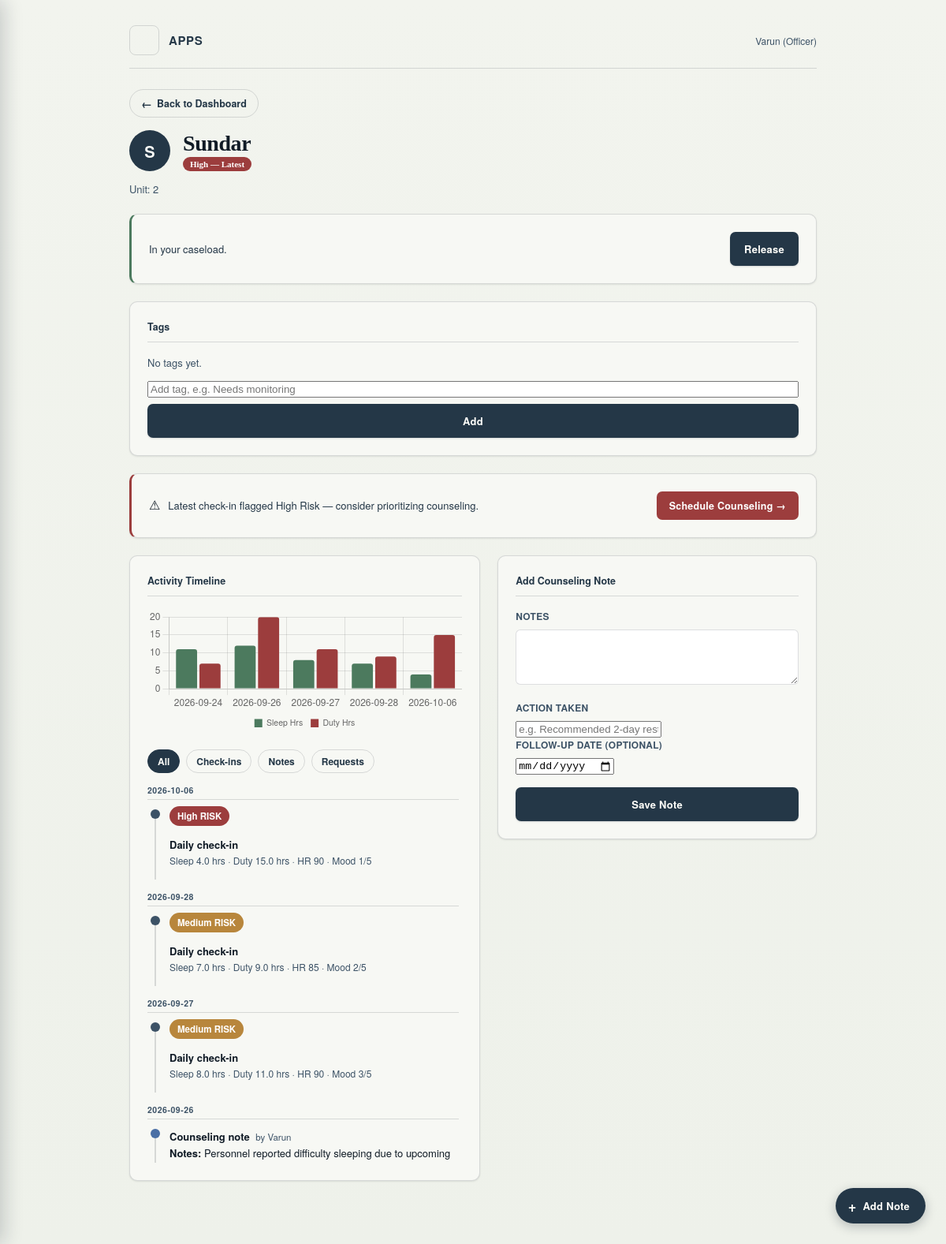
Screenshot of /officer/personnel/7 (signed in) with the database file from the repository.
### tables this page shows
CREATE TABLE Users (
            id INTEGER PRIMARY KEY AUTOINCREMENT,
            name TEXT NOT NULL,
            unit TEXT,
            password TEXT NOT NULL,
            role TEXT NOT NULL DEFAULT 'personnel'
        , assigned_officer_id INTEGER);

CREATE TABLE DailyData (
            id INTEGER PRIMARY KEY AUTOINCREMENT,
            user_id INTEGER NOT NULL,
            date TEXT NOT NULL,
            sleep_hours REAL,
            duty_hours REAL,
            heart_rate INTEGER,
            mood_score INTEGER,
            stress_level TEXT,
            recommendation TEXT
        );

CREATE TABLE CounselingNotes (
            id INTEGER PRIMARY KEY AUTOINCREMENT,
            user_id INTEGER NOT NULL,
            officer_id INTEGER NOT NULL,
            date TEXT NOT NULL,
            notes TEXT,
            action_taken TEXT
        , follow_up_date TEXT);

### app.py (the view)
@app.route("/officer/personnel/<int:user_id>")
@role_required("officer")
def personnel_detail(user_id):
    conn = get_db()
    person = conn.execute("SELECT * FROM Users WHERE id = ?", (user_id,)).fetchone()
    if (not person or person["role"] != "personnel"
            or person["assigned_officer_id"] not in (None, session["user_id"])):
        conn.close()
        return redirect(url_for("officer_dashboard"))
    history = conn.execute(
        "SELECT * FROM DailyData WHERE user_id = ? ORDER BY date DESC, id DESC", (user_id,)
    ).fetchall()
    notes = conn.execute(
        """SELECT CounselingNotes.*, Users.name AS officer_name
           FROM CounselingNotes
           JOIN Users ON CounselingNotes.officer_id = Users.id
           WHERE CounselingNotes.user_id = ?
           ORDER BY CounselingNotes.id DESC""", (user_id,)
    ).fetchall()
    requests_rows = conn.execute(
        """SELECT StressRequests.*, Users.name AS officer_name
           FROM StressRequests
           LEFT JOIN Users ON StressRequests.officer_id = Users.id
           WHERE StressRequests.user_id = ?""", (user_id,)
    ).fetchall()
    tags = conn.execute(
        "SELECT id, tag FROM PersonnelTags WHERE user_id = ? ORDER BY id", (user_id,)
    ).fetchall()
    db_tags = [r["tag"] for r in conn.execute(
        "SELECT DISTINCT tag FROM PersonnelTags ORDER BY tag").fetchall()]
    conn.close()
    preset_lower = [t.lower() for t in PRESET_TAGS]
    tag_suggestions = PRESET_TAGS + [t for t in db_tags if t.lower() not in preset_lower]
    timeline = []
    for e in history:
        timeline.append({"kind": "checkin", "date": e["date"][:10], "order": 0,
                         "id": e["id"], "data": e})
    for r in requests_rows:
        timeline.append({"kind": "request_raised", "date": r["created_date"][:10],
                         "order": 1, "id": r["id"], "data": r})
        if r["resolved_date"]:
            timeline.append({"kind": "request_resolved", "date": r["resolved_date"][:10],
                             "order": 3, "id": r["id"], "data": r})
    for n in notes:
        timeline.append({"kind": "note", "date": n["date"][:10], "order": 2,
                         "id": n["id"], "data": n})
    timeline.sort(key=lambda x: (x["date"], x["order"], x["id"]), reverse=True)
    recent = list(history[:10])
    recent.reverse()
    return render_template(
        "personnel_detail.html",
        officer_name=session["user_name"],
        person=person,
        history=history,
        notes=notes,
        timeline=timeline,
        tags=tags,
        tag_suggestions=tag_suggestions,
        trend_labels=[r["date"] for r in recent],
        trend_sleep=[r["sleep_hours"] for r in recent],
        trend_duty=[r["duty_hours"] for r in recent],
    )

### app.py (called while the page is built)
def get_db():
    conn = sqlite3.connect(DB_PATH)
    conn.row_factory = sqlite3.Row
    return conn

def role_required(*roles):
    def decorator(view):
        @wraps(view)
        def wrapper(*args, **kwargs):
            if "user_id" not in session or session.get("role") not in roles:
                if "officer" in roles and len(roles) == 1:
                    return redirect(url_for("officer_login"))
                elif "admin" in roles and len(roles) == 1:
                    return redirect(url_for("admin_login"))
                return redirect(url_for("login"))
            return view(*args, **kwargs)
        return wrapper
    return decorator

@app.before_request
def block_cross_site_posts():
    if request.method != "POST":
        return
    source = request.headers.get("Origin") or request.headers.get("Referer")
    if source:
        if urlparse(source).netloc != request.host:
            abort(403)

@app.after_request
def add_security_headers(resp):
    resp.headers.setdefault("X-Content-Type-Options", "nosniff")
    resp.headers.setdefault("X-Frame-Options", "SAMEORIGIN")
    resp.headers.setdefault("Referrer-Policy", "same-origin")
    if "user_id" in session:
        resp.headers["Cache-Control"] = "no-store"
    return resp

@app.context_processor
def inject_nav_counts():
    if session.get("role") == "officer":
        conn = get_db()
        try:
            n = conn.execute(
                """SELECT COUNT(*) FROM StressRequests
                   JOIN Users ON StressRequests.user_id = Users.id
                   WHERE StressRequests.stage != 'Closed'
                     AND (Users.assigned_officer_id = ? OR Users.assigned_officer_id IS NULL)""",
                (session["user_id"],)
            ).fetchone()[0]
        finally:
            conn.close()
        return {"pending_count": n}
    return {}

### templates/personnel_detail.html (shortened to what this page needs)
<!DOCTYPE html>
<html lang="en">
<head>
<link rel="stylesheet" href="{{ url_for('static', filename='style.css') }}">
</head>
<body>
<div class="wrap">
  {% include "_header.html" %}
  <a href="/officer_dashboard" style="display:inline-flex; align-items:center; gap:6px; font-family:'Helvetica Neue', Arial, sans-serif; font-size:12.5px; font-weight:600; color:var(--steel-deep); text-decoration:none; padding:7px 14px; border:1px solid var(--line); border-radius:20px; margin-bottom:16px; transition: background 0.15s ease, border-color 0.15s ease;"
   onmouseover="this.style.background='var(--card)'; this.style.borderColor='var(--steel-deep)';"
   onmouseout="this.style.background='transparent'; this.style.borderColor='var(--line)';">
  <span style="font-size:14px;">&larr;</span> Back to Dashboard
</a>
  <div style="display:flex; align-items:center; gap:16px; margin-bottom:6px;">
    <div style="width:52px; height:52px; border-radius:50%; background:var(--steel-deep); color:#fdfdf9; display:flex; align-items:center; justify-content:center; font-family:'Helvetica Neue', Arial, sans-serif; font-weight:700; font-size:20px;">
      {{ person.name[0]|upper }}
    </div>
    <div>
      <h2 class="page-title" style="margin:0;">{{ person.name }}</h2>
      {% if history %}
        <span class="risk-tag badge-{{ history[0].stress_level|lower }}">{{ history[0].stress_level }} — Latest</span>
      {% endif %}
    </div>
  </div>
  <p class="empty-note" style="margin-bottom:20px;">Unit: {{ person.unit }}</p>
    <div class="card" style="margin-bottom:22px; border-left:3px solid {{ 'var(--signal-med)' if person.assigned_officer_id is none else 'var(--signal-low)' }}; display:flex; align-items:center; justify-content:space-between; gap:12px; flex-wrap:wrap;">
    {% if person.assigned_officer_id is none %}
      <p style="margin:0; font-family:'Helvetica Neue', Arial, sans-serif; font-size:13px; color:var(--steel-deep);">
        Unassigned. Adding a note, tag, or advancing their request will assign this person to you.
      </p>
    {% else %}
      <p style="margin:0; font-family:'Helvetica Neue', Arial, sans-serif; font-size:13px; color:var(--steel-deep);">
        In your caseload.
      </p>
        <form method="POST" action="/release_personnel" style="margin:0;">
        <button type="submit" class="btn">Release</button>
      </form>
    {% endif %}
  </div>
  <div class="card" style="margin-bottom:22px;">
    <h3>Tags</h3>
    <div class="tag-row">
      {% for t in tags %}
        <form method="POST" action="/remove_tag/{{ t.id }}" class="tag-chip-form">
          <span class="tag-chip">{{ t.tag }}
            <button type="submit" class="tag-x" title="Remove tag">&times;</button>
          </span>
        </form>
      {% else %}
        <span class="empty-note" style="margin:0;">No tags yet.</span>
      {% endfor %}
    </div>
    <form method="POST" action="/add_tag" class="tag-add-form">
      <input type="text" name="tag" list="tagSuggestions" maxlength="30"
             placeholder="Add tag, e.g. Needs monitoring" required>
      <button type="submit" class="btn">Add</button>
    </form>
  </div>
  {% if history and history[0].stress_level == 'High' %}
  <div class="card" style="margin-bottom:22px; border-left:3px solid var(--signal-high); display:flex; align-items:center; justify-content:space-between; gap:10px; flex-wrap:wrap;">
    <div style="display:flex; align-items:center; gap:10px;">
      <span style="font-size:16px;">⚠</span>
      <p style="font-family:'Helvetica Neue', Arial, sans-serif; font-size:13px; color:var(--steel-deep); margin:0;">
        Latest check-in flagged High Risk — consider prioritizing counseling.
      </p>
    </div>
    <button type="button" onclick="scrollToNotes()" style="flex-shrink:0; background:var(--signal-high); color:#fff; border:none; padding:9px 16px; border-radius:7px; font-family:'Helvetica Neue', Arial, sans-serif; font-weight:600; font-size:12.5px; letter-spacing:0.02em; cursor:pointer; white-space:nowrap; transition: background 0.2s ease;"
      onmouseover="this.style.background='#7e3232';" onmouseout="this.style.background='var(--signal-high)';">
      Schedule Counseling &rarr;
    </button>
  </div>
  {% endif %}
  <div class="grid2">
    <div class="card">
      <h3>Activity Timeline</h3>
      {% if trend_labels and trend_labels|length > 1 %}
      <div style="margin-bottom:18px;">
        <canvas id="trendChart" style="max-height:160px;"></canvas>
      </div>
      {% endif %}
            <div class="tl-filters">
        <button type="button" class="tl-chip active" data-filter="all">All</button>
        <button type="button" class="tl-chip" data-filter="checkin">Check-ins</button>
        <button type="button" class="tl-chip" data-filter="note">Notes</button>
        <button type="button" class="tl-chip" data-filter="request">Requests</button>
      </div>
      <div class="tl-scroll" style="max-height:480px; overflow-y:auto; padding-right:4px;">
      {% if timeline %}
        {% set ns = namespace(last_date=None) %}
        {% for item in timeline %}
          {% if item.date != ns.last_date %}
            <p class="history-group-label">{{ item.date }}</p>
            {% set ns.last_date = item.date %}
          {% endif %}
          <div class="tl-item tl-{{ item.kind }}"
               data-group="{{ 'request' if item.kind.startswith('request') else item.kind }}">
            <div class="tl-dot"></div>
            <div class="tl-body">
              {% if item.kind == 'checkin' %}
                <span class="result-badge badge-{{ item.data.stress_level|lower }}">{{ item.data.stress_level }} RISK</span>
                <p class="tl-title">Daily check-in</p>
                <p class="tl-meta">Sleep {{ item.data.sleep_hours }} hrs · Duty {{ item.data.duty_hours }} hrs · HR {{ item.data.heart_rate }} · Mood {{ item.data.mood_score }}/5</p>
              {% elif item.kind == 'note' %}
                <p class="tl-title">Counseling note <span class="tl-by">by {{ item.data.officer_name }}</span></p>
                <p class="tl-text"><b>Notes:</b> {{ item.data.notes }}</p>
              {% elif item.kind == 'request_raised' %}
                <p class="tl-title">Help request raised</p>
                <p class="tl-text">{{ item.data.message }}</p>
              {% elif item.kind == 'request_resolved' %}
                <p class="tl-title">Request resolved
                  {% if item.data.officer_name %}<span class="tl-by">by {{ item.data.officer_name }}</span>{% endif %}
                  <span class="tl-stage">{{ item.data.stage }}</span></p>
                <p class="tl-text"><b>Remedy:</b> {{ item.data.remedy }}</p>
              {% endif %}
            </div>
          </div>
        {% endfor %}
      {% else %}
        <p class="empty-note">No activity yet.</p>
      {% endif %}
      </div>
    </div>
    <div class="card" id="counselingCard">
      <h3>Add Counseling Note</h3>
      <form method="POST" action="/add_note">
  <label>Notes</label>
  <textarea name="notes" id="notesTextarea" required style="width:100%; min-height:70px; padding:10px; border:1px solid var(--line); border-radius:6px; font-family:'Helvetica Neue', Arial, sans-serif; font-size:13px; margin-bottom:16px; resize:vertical;"></textarea>
  <label>Action Taken</label>
    <input type="text" name="action_taken" placeholder="e.g. Recommended 2-day rest" required>
  <label>Follow-up Date (optional)</label>
  <input type="date" name="follow_up_date" style="margin-bottom:16px;">
  <button type="submit" class="btn" id="saveNoteBtn">Save Note</button>
</form>
    </div>
  </div>
</div>
<button type="button" id="stickyAddNoteBtn" onclick="scrollToNotes()" title="Add Counseling Note">
  <span style="font-size:18px; line-height:1;">+</span>
  <span class="sticky-btn-label">Add Note</span>
</button>
{% if trend_labels and trend_labels|length > 1 %}
<script>
  new Chart(document.getElementById('trendChart'), {
    type: 'bar',
    data: {
      labels: {{ trend_labels|tojson }},
      datasets: [
        {
          label: 'Sleep Hrs',
          data: {{ trend_sleep|tojson }},
          backgroundColor: '#4c7a5e',
          borderRadius: 3
        },
        {
          label: 'Duty Hrs',
          data: {{ trend_duty|tojson }},
          backgroundColor: '#9c3d3d',
          borderRadius: 3
        }
      ]
    },
    options: {
      responsive: true,
      plugins: { legend: { position: 'bottom', labels: { boxWidth: 10, font: { size: 10.5 } } } },
      scales: { y: { beginAtZero: true } }
    }
  });
</script>
{% endif %}
</body>
</html>

### templates/_header.html (shortened to what this page needs)
{% set role = session.get('role') %}
<header class="top">
  <div style="display:flex; align-items:center; gap:12px;">
    <button type="button" id="navToggle" class="nav-toggle" aria-label="Open menu"
            aria-expanded="false" aria-controls="navDrawer">
    </button>
    <div class="mark">APPS</div>
  </div>
  <span class="role-pill">
    {{ session.get('user_name') }}{% if role == 'officer' %} (Officer){% elif role == 'admin' %} (Senior Admin){% endif %}
  </span>
</header>

### rows the page displays
Users: get "Varun"
Users: name "S", name "Sundar", unit "2"
DailyData: stress_level "High", date "2026-10-06", data.stress_level "High", data.sleep_hours "4.0", data.duty_hours "15.0", data.heart_rate "90", data.mood_score "1"
DailyData: date "2026-09-28", data.stress_level "Medium", data.sleep_hours "7.0", data.duty_hours "9.0", data.heart_rate "85", data.mood_score "2"
DailyData: date "2026-09-27", data.stress_level "Medium", data.sleep_hours "8.0", data.duty_hours "11.0", data.heart_rate "90", data.mood_score "3"
CounselingNotes: date "2026-09-26", data.officer_name "Varun", data.notes "Personnel reported difficulty sleeping due to upcoming…"

### other values shown
chart data {{ trend_labels|tojson }} ["2026-09-24", "2026-09-26", "2026-09-27", "2026-09-28", "2026-10-06"]
chart data {{ trend_sleep|tojson }} [11.0, 12.0, 8.0, 7.0, 4.0]
chart data {{ trend_duty|tojson }} [7.0, 20.0, 11.0, 9.0, 15.0]
